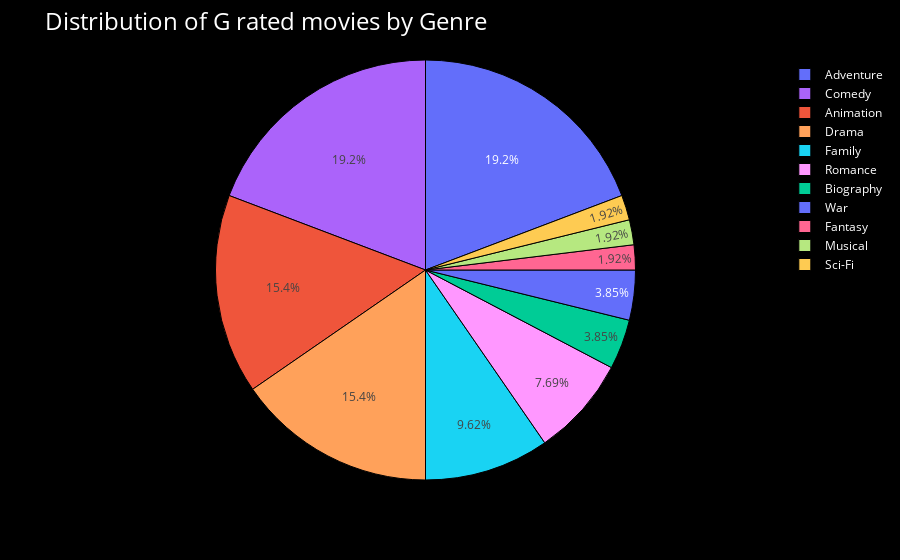

The code cell stored with this chart in its notebook:
### Code cell
# Assuming 'pg_df' is your dataframe and it has columns 'genre' and 'count'
fig1 = px.pie(g_df, names='genre', values='count', color='genre')

# Update layout to match the desired styling
fig1.update_layout(
    plot_bgcolor='black',  # Set the figure background color to black
    paper_bgcolor='black',  # Set the paper background color to black
    title={'text': "Distribution of G rated movies by Genre", 'font': {'size': 24, 'color': 'white'}},
    font={'color': 'white'}
)

# Update traces to add a border around the pie slices
fig1.update_traces(marker=dict(line=dict(color='black', width=1)))

# Show the figure
fig1.show()

### Figure 1 — Plotly figure (JSON) as saved in the notebook; plotly's stock layout.template omitted (floating-point values rounded to 4 significant figures)
{"data": [{"customdata": [["Adventure"], ["Animation"], ["Biography"], ["Comedy"], ["Drama"], ["Family"], ["Fantasy"], ["Musical"], ["Romance"], ["Sci-Fi"], ["War"]], "domain": {"x": [0, 1], "y": [0, 1]}, "hovertemplate": "genre=%{customdata[0]}<br>count=%{value}<extra></extra>", "labels": ["Adventure", "Animation", "Biography", "Comedy", "Drama", "Family", "Fantasy", "Musical", "Romance", "Sci-Fi", "War"], "legendgroup": "", "marker": {"colors": ["#636efa", "#EF553B", "#00cc96", "#ab63fa", "#FFA15A", "#19d3f3", "#FF6692", "#B6E880", "#FF97FF", "#FECB52", "#636efa"], "line": {"color": "black", "width": 1}}, "name": "", "showlegend": true, "type": "pie", "values": [10, 8, 2, 10, 8, 5, 1, 1, 4, 1, 2]}], "layout": {"font": {"color": "white"}, "legend": {"tracegroupgap": 0}, "margin": {"t": 60}, "paper_bgcolor": "black", "plot_bgcolor": "black", "title": {"font": {"color": "white", "size": 24}, "text": "Distribution of G rated movies by Genre"}}}
